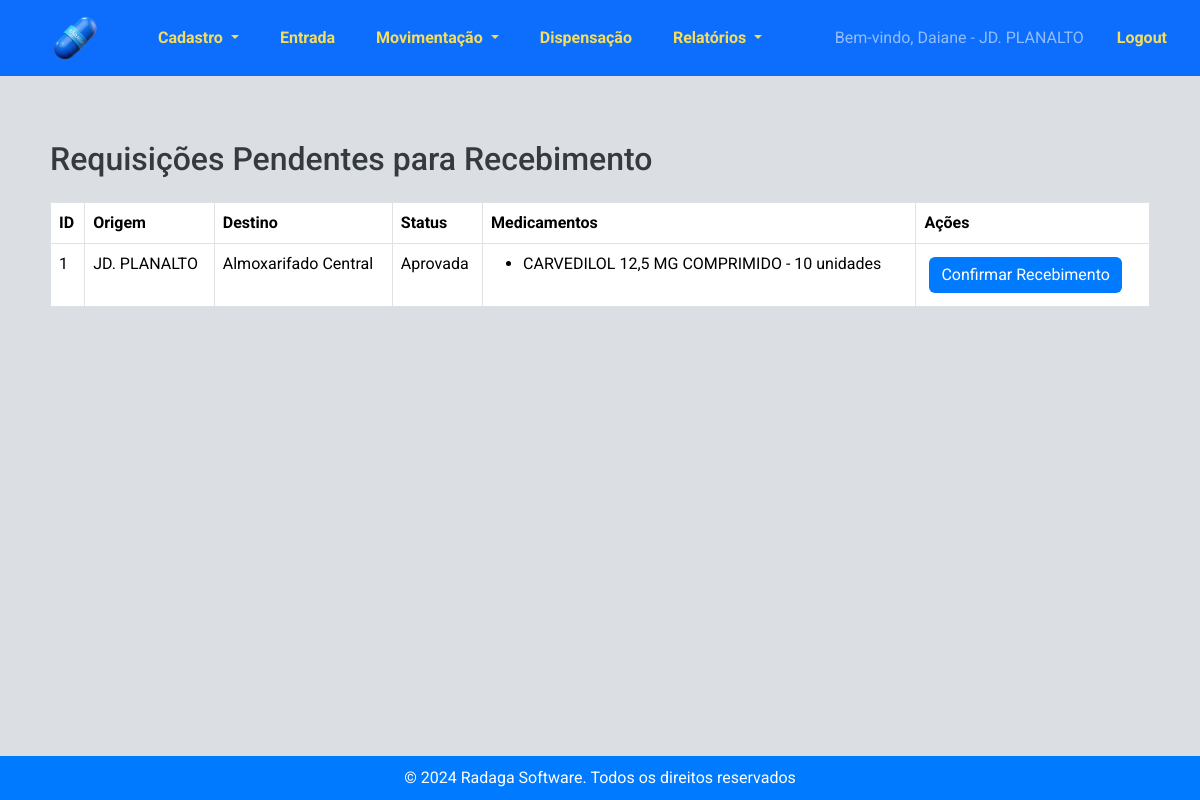
Screenshot of /estoque/requisicoes/receber/ (signed in) with the database file from the repository.
### estoque/models.py (models this page shows, shortened)
class Profile(models.Model):
    user = models.OneToOneField(User, on_delete=models.CASCADE, default=1)
    estabelecimento = models.ForeignKey('Estabelecimento', on_delete=models.SET_NULL, null=True, blank=True)

class Estabelecimento(models.Model):
    TIPOS_ESTABELECIMENTO = [
        ('Farmacia', 'Farmácia'),
        ('Almoxarifado Central', 'Almoxarifado Central'),
    ]
    nome = models.CharField(max_length=255)
    codigo_cnes = models.CharField(max_length=20)
    farmaceutico_responsavel = models.CharField(max_length=255)
    imagem_logotipo = models.ImageField(upload_to='logotipos/')
    tipo_estabelecimento = models.CharField(max_length=20, choices=TIPOS_ESTABELECIMENTO)
    def __str__(self):
        return self.nome

class Requisicao(models.Model):
    STATUS_CHOICES = [
        ('Pendente', 'Pendente'),
        ('Aprovada', 'Aprovada'),
        ('Processando Transferência', 'Processando Transferência'),
        ('Transferida', 'Transferida'),
        ('Rejeitada', 'Rejeitada'),
    ]
    estabelecimento_origem = models.ForeignKey(
        "Estabelecimento", on_delete=models.CASCADE, related_name="requisicoes_origem"
    )
    estabelecimento_destino = models.ForeignKey(
        "Estabelecimento", on_delete=models.CASCADE, related_name="requisicoes_destino"
    )
    observacoes = models.CharField(max_length=255, blank=True, null=True, verbose_name="Observações")
    data_requisicao = models.DateTimeField(auto_now_add=True)  # Correção: Melhor usar DateTimeField para mais precisão
    status = models.CharField(max_length=30, choices=STATUS_CHOICES, default="Pendente")
    data_aprovacao = models.DateTimeField(null=True, blank=True)  # Mudando para DateTimeField para registrar hora também
    usuario_aprovador = models.ForeignKey(
        User, on_delete=models.SET_NULL, null=True, blank=True, related_name="requisicoes_aprovadas"
    )

class ItemRequisicao(models.Model):
    requisicao = models.ForeignKey(Requisicao, related_name="itens", on_delete=models.CASCADE)
    medicamento = models.ForeignKey("Medicamento", on_delete=models.CASCADE)
    quantidade = models.PositiveIntegerField()
    lote = models.ForeignKey("DetalhesMedicamento", null=True, blank=True, on_delete=models.SET_NULL)

class Medicamento(models.Model):
    LISTA_CHOICES = [
        ('A', 'Lista A'),
        ('B', 'Lista B'),
        ('C', 'Lista C'),
    ]
    codigo_identificacao = models.CharField(max_length=100, blank=True, null=True)
    nome = models.CharField(max_length=255, blank=True, null=True)
    psicotropico = models.CharField(max_length=1, choices=LISTA_CHOICES, blank=True, null=True, verbose_name="Psicotrópico")

### estoque/views.py (the view)
# urls.py: path('requisicoes/receber/', receber_requisicoes, name='receber_requisicoes'),
@login_required
def receber_requisicoes(request):
    estabelecimento_usuario = request.user.profile.estabelecimento
    requisicoes_pendentes = Requisicao.objects.filter(
        estabelecimento_origem=estabelecimento_usuario,
        status__in=["Aprovada", "Processando Transferência"]  # Agora filtra múltiplos status
    )
    return render(request, "estoque/receber_requisicoes.html", {"requisicoes": requisicoes_pendentes})

### estoque/templates/estoque/receber_requisicoes.html (shortened to what this page needs)
{% extends 'estoque/base.html' %}
{% block content %}
<h2 class="mb-4">Requisições Pendentes para Recebimento</h2>
{% if requisicoes %}
    <table class="table table-bordered">
        <thead>
            <tr>
                <th>ID</th>
                <th>Origem</th>
                <th>Destino</th>
                <th>Status</th>
                <th>Medicamentos</th>
                <th>Ações</th>
            </tr>
        </thead>
        <tbody>
            {% for requisicao in requisicoes %}
            <tr>
                <td>{{ requisicao.id }}</td>
                <td>{{ requisicao.estabelecimento_origem }}</td>
                <td>{{ requisicao.estabelecimento_destino }}</td>
                <td>{{ requisicao.status }}</td>
                <td>
                    <ul>
                        {% for item in requisicao.itens.all %}
                            <li>{{ item.medicamento.nome }} - {{ item.quantidade }} unidades</li>
                        {% endfor %}
                    </ul>
                </td>
                <td>
                    <form action="{% url 'confirmar_requisicao' requisicao.id %}" method="post">
                        <button type="submit" class="btn btn-primary">Confirmar Recebimento</button>
                    </form>
                </td>
            </tr>
            {% endfor %}
        </tbody>
    </table>
{% else %}
    <p>Não há requisições pendentes.</p>
{% endif %}
{% endblock %}

### estoque/templates/estoque/base.html (shortened to what this page needs)
<!DOCTYPE html>
<html>
<head>
    {% load static %}
    <link rel="stylesheet"
    href="https://cdnjs.cloudflare.com/ajax/libs/bootstrap-datepicker/1.9.0/css/bootstrap-datepicker.min.css">
<link href="https://cdn.jsdelivr.net/npm/bootstrap@5.3.3/dist/css/bootstrap.min.css" rel="stylesheet">
<link rel="stylesheet" href="{% static 'estoque/css/styles.css' %}">
<link href="https://cdn.jsdelivr.net/npm/select2@4.1.0-rc.0/dist/css/select2.min.css" rel="stylesheet" />
<link href="https://cdnjs.cloudflare.com/ajax/libs/bootstrap-icons/1.10.0/font/bootstrap-icons.min.css" rel="stylesheet">
</head>
<body>
    <nav class="navbar navbar-expand-lg navbar-dark bg-primary">
        <a href="{% url 'nova_dispensacao' %}">
            <img src="{% static 'estoque/pill.png' %}" alt="UML" style="margin: 5px 50px;height: 50px;" />
        </a>
        <div class="collapse navbar-collapse" id="navbarNav">
            <ul class="navbar-nav">
                <li class="nav-item dropdown">
                    <a class="nav-link dropdown-toggle" href="#" role="button" id="cadastroDropdown" role="button"
                        data-bs-toggle="dropdown" aria-haspopup="true" aria-expanded="false">
                        Cadastro
                    </a>
                </li>
                <li class="nav-item">
                    <a class="nav-link" href="{% url 'entrada_estoque' %}">Entrada</a>
                </li>
                <li class="nav-item dropdown">
                    <a class="nav-link dropdown-toggle" href="#" id="saidasDropdown" role="button"
                        data-bs-toggle="dropdown" aria-haspopup="true" aria-expanded="false">
                        Movimentação
                    </a>
                </li>
                <li class="nav-item">
                    <a class="nav-link" href="{% url 'nova_dispensacao' %}">Dispensação</a>
                </li>
                <li class="nav-item dropdown">
                    <a class="nav-link dropdown-toggle" href="#" id="relatoriosDropdown" role="button"
                        data-bs-toggle="dropdown" aria-haspopup="true" aria-expanded="false">
                        Relatórios
                    </a>
                </li>
            </ul>
            <ul class="navbar-nav ms-auto">
                {% if user.is_authenticated %}
                <li class="nav-item">
                    <span class="navbar-text">Bem-vindo, {{ user.username }} -
                        {% if user.profile.estabelecimento %}
                            {{ user.profile.estabelecimento.nome }}
                        {% endif %}
                    </span>
                </li>
                <li class="nav-item">
                    <a class="nav-link" href="#"
                        onclick="event.preventDefault(); document.getElementById('logout-form').submit();">
                        Logout
                    </a>
                </li>
                {% else %}
                <li class="nav-item">
                    <a class="nav-link" href="{% url 'login' %}">
                        <i class="bi bi-box-arrow-in-right"></i> Login
                    </a>
                </li>
                {% endif %}
            </ul>
        </div>
    </nav>
    <br>
    <div class="container content">
        {% block content %}{% endblock %}
    </div>
    <footer>
        &copy; 2024 Radaga Software. Todos os direitos reservados
    </footer>
</body>
</html>

### estoque/static/estoque/css/styles.css (style rules this page uses)
html, body { height: 100%; margin: 0; padding: 0; font-family: 'Roboto', sans-serif; background-color: #dbdfe4; color: #343a40; display: flex; flex-direction: column; }
.navbar { background-color: #007bff; margin-bottom: 0; align-items: center; }
.navbar .navbar-brand, .navbar .nav-link { color: #F5DD5D !important; font-weight: bold; font-family: 'Roboto', sans-serif; }
.navbar .navbar-nav .nav-item { margin-right: 25px; }
.navbar-collapse { justify-content: center; }
.navbar img { vertical-align: middle; }
.navbar-text { line-height: 40px; margin-left: 10px; }
.navbar .navbar-nav.ms-auto { margin-left: auto; }
.content { flex: 1; padding: 20px; }
footer { background-color: #007bff; color: #ffffff; padding: 10px 0; text-align: center; width: 100%; margin-top: auto; }
.container { margin-top: 20px; }
.btn-primary { background-color: #007bff; border: none; }
.btn { margin: 5px; }
h1, h2, h3, h4, h5, h6 { font-family: 'Roboto', sans-serif; color: #343a40; margin-bottom: 20px; }
h2 { font-size: 2rem; }

### rows the page displays
Requisicao: id "1", estabelecimento_origem "JD. PLANALTO", estabelecimento_destino "Almoxarifado Central", status "Aprovada"
ItemRequisicao: medicamento.nome "CARVEDILOL 12,5 MG COMPRIMIDO", quantidade "10"

### other values shown
{{ user.username }} "Daiane"
{{ user.profile.estabelecimento.nome }} "JD. PLANALTO"
